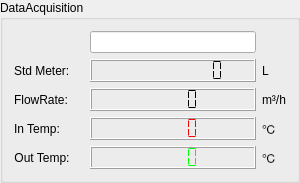
      <widget class="QGroupBox" name="groupBox_4">
       <property name="minimumSize">
        <size>
         <width>300</width>
         <height>0</height>
        </size>
       </property>
       <property name="title">
        <string>DataAcquisition</string>
       </property>
       <layout class="QGridLayout" name="gridLayout_2">
        <item row="1" column="0">
         <widget class="QLabel" name="label_9">
          <property name="sizePolicy">
           <sizepolicy hsizetype="Fixed" vsizetype="Preferred">
            <horstretch>0</horstretch>
            <verstretch>0</verstretch>
           </sizepolicy>
          </property>
          <property name="minimumSize">
           <size>
            <width>70</width>
            <height>20</height>
           </size>
          </property>
          <property name="text">
           <string>Std Meter:</string>
          </property>
         </widget>
        </item>
        <item row="1" column="1">
         <widget class="QLCDNumber" name="lcdAccumStdMeter">
          <property name="sizePolicy">
           <sizepolicy hsizetype="Preferred" vsizetype="Fixed">
            <horstretch>0</horstretch>
            <verstretch>0</verstretch>
           </sizepolicy>
          </property>
          <property name="minimumSize">
           <size>
            <width>80</width>
            <height>0</height>
           </size>
          </property>
          <property name="numDigits">
           <number>10</number>
          </property>
          <property name="segmentStyle">
           <enum>QLCDNumber::Flat</enum>
          </property>
         </widget>
        </item>
        <item row="1" column="2">
         <widget class="QLabel" name="label_11">
          <property name="sizePolicy">
           <sizepolicy hsizetype="Fixed" vsizetype="Preferred">
            <horstretch>0</horstretch>
            <verstretch>0</verstretch>
           </sizepolicy>
          </property>
          <property name="text">
           <string>L</string>
          </property>
         </widget>
        </item>
        <item row="2" column="0">
         <widget class="QLabel" name="label_3">
          <property name="sizePolicy">
           <sizepolicy hsizetype="Fixed" vsizetype="Preferred">
            <horstretch>0</horstretch>
            <verstretch>0</verstretch>
           </sizepolicy>
          </property>
          <property name="text">
           <string>FlowRate:</string>
          </property>
          <property name="alignment">
           <set>Qt::AlignCenter</set>
          </property>
         </widget>
        </item>
        <item row="2" column="1">
         <widget class="QLCDNumber" name="lcdFlowRate">
          <property name="sizePolicy">
           <sizepolicy hsizetype="Preferred" vsizetype="Fixed">
            <horstretch>0</horstretch>
            <verstretch>0</verstretch>
           </sizepolicy>
          </property>
          <property name="numDigits">
           <number>5</number>
          </property>
          <property name="segmentStyle">
           <enum>QLCDNumber::Flat</enum>
          </property>
         </widget>
        </item>
        <item row="2" column="2">
         <widget class="QLabel" name="label_6">
          <property name="sizePolicy">
           <sizepolicy hsizetype="Fixed" vsizetype="Preferred">
            <horstretch>0</horstretch>
            <verstretch>0</verstretch>
           </sizepolicy>
          </property>
          <property name="text">
           <string>m³/h</string>
          </property>
         </widget>
        </item>
        <item row="3" column="0">
         <widget class="QLabel" name="label_4">
          <property name="sizePolicy">
           <sizepolicy hsizetype="Fixed" vsizetype="Preferred">
            <horstretch>0</horstretch>
            <verstretch>0</verstretch>
           </sizepolicy>
          </property>
          <property name="text">
           <string>In Temp:</string>
          </property>
          <property name="alignment">
           <set>Qt::AlignCenter</set>
          </property>
         </widget>
        </item>
        <item row="3" column="1">
         <widget class="QLCDNumber" name="lcdInTemper">
          <property name="sizePolicy">
           <sizepolicy hsizetype="Preferred" vsizetype="Fixed">
            <horstretch>0</horstretch>
            <verstretch>0</verstretch>
           </sizepolicy>
          </property>
          <property name="palette">
           <palette>
            <active>
             <colorrole role="WindowText">
              <brush brushstyle="SolidPattern">
               <color alpha="255">
                <red>255</red>
                <green>0</green>
                <blue>0</blue>
               </color>
              </brush>
             </colorrole>
             <colorrole role="Button">
              <brush brushstyle="SolidPattern">
               <color alpha="255">
                <red>100</red>
                <green>10</green>
                <blue>0</blue>
               </color>
              </brush>
             </colorrole>
             <colorrole role="Base">
              <brush brushstyle="SolidPattern">
               <color alpha="255">
                <red>100</red>
                <green>10</green>
                <blue>0</blue>
               </color>
              </brush>
             </colorrole>
             <colorrole role="Window">
              <brush brushstyle="SolidPattern">
               <color alpha="255">
                <red>100</red>
                <green>10</green>
                <blue>0</blue>
               </color>
              </brush>
             </colorrole>
            </active>
            <inactive>
             <colorrole role="WindowText">
              <brush brushstyle="SolidPattern">
               <color alpha="255">
                <red>255</red>
                <green>0</green>
                <blue>0</blue>
               </color>
              </brush>
             </colorrole>
             <colorrole role="Button">
              <brush brushstyle="SolidPattern">
               <color alpha="255">
                <red>100</red>
                <green>10</green>
                <blue>0</blue>
               </color>
              </brush>
             </colorrole>
             <colorrole role="Base">
              <brush brushstyle="SolidPattern">
               <color alpha="255">
                <red>100</red>
                <green>10</green>
                <blue>0</blue>
               </color>
              </brush>
             </colorrole>
             <colorrole role="Window">
              <brush brushstyle="SolidPattern">
               <color alpha="255">
                <red>100</red>
                <green>10</green>
                <blue>0</blue>
               </color>
              </brush>
             </colorrole>
            </inactive>
            <disabled>
             <colorrole role="WindowText">
              <brush brushstyle="SolidPattern">
               <color alpha="255">
                <red>120</red>
                <green>120</green>
                <blue>120</blue>
               </color>
              </brush>
             </colorrole>
             <colorrole role="Button">
              <brush brushstyle="SolidPattern">
               <color alpha="255">
                <red>100</red>
                <green>10</green>
                <blue>0</blue>
               </color>
              </brush>
             </colorrole>
             <colorrole role="Base">
              <brush brushstyle="SolidPattern">
               <color alpha="255">
                <red>100</red>
                <green>10</green>
                <blue>0</blue>
               </color>
              </brush>
             </colorrole>
             <colorrole role="Window">
              <brush brushstyle="SolidPattern">
               <color alpha="255">
                <red>100</red>
                <green>10</green>
                <blue>0</blue>
               </color>
              </brush>
             </colorrole>
            </disabled>
           </palette>
          </property>
          <property name="numDigits">
           <number>5</number>
          </property>
          <property name="segmentStyle">
           <enum>QLCDNumber::Flat</enum>
          </property>
         </widget>
        </item>
        <item row="3" column="2">
         <widget class="QLabel" name="label_7">
          <property name="sizePolicy">
           <sizepolicy hsizetype="Fixed" vsizetype="Preferred">
            <horstretch>0</horstretch>
            <verstretch>0</verstretch>
           </sizepolicy>
          </property>
          <property name="text">
           <string>℃</string>
          </property>
         </widget>
        </item>
        <item row="4" column="0">
         <widget class="QLabel" name="label_5">
          <property name="sizePolicy">
           <sizepolicy hsizetype="Fixed" vsizetype="Preferred">
            <horstretch>0</horstretch>
            <verstretch>0</verstretch>
           </sizepolicy>
          </property>
          <property name="text">
           <string>Out Temp:</string>
          </property>
          <property name="alignment">
           <set>Qt::AlignCenter</set>
          </property>
         </widget>
        </item>
        <item row="4" column="1">
         <widget class="QLCDNumber" name="lcdOutTemper">
          <property name="sizePolicy">
           <sizepolicy hsizetype="Preferred" vsizetype="Fixed">
            <horstretch>0</horstretch>
            <verstretch>0</verstretch>
           </sizepolicy>
          </property>
          <property name="palette">
           <palette>
            <active>
             <colorrole role="WindowText">
              <brush brushstyle="SolidPattern">
               <color alpha="255">
                <red>0</red>
                <green>255</green>
                <blue>0</blue>
               </color>
              </brush>
             </colorrole>
             <colorrole role="Button">
              <brush brushstyle="SolidPattern">
               <color alpha="255">
                <red>100</red>
                <green>10</green>
                <blue>0</blue>
               </color>
              </brush>
             </colorrole>
             <colorrole role="Base">
              <brush brushstyle="SolidPattern">
               <color alpha="255">
                <red>100</red>
                <green>10</green>
                <blue>0</blue>
               </color>
              </brush>
             </colorrole>
             <colorrole role="Window">
              <brush brushstyle="SolidPattern">
               <color alpha="255">
                <red>100</red>
                <green>10</green>
                <blue>0</blue>
               </color>
              </brush>
             </colorrole>
            </active>
            <inactive>
             <colorrole role="WindowText">
              <brush brushstyle="SolidPattern">
               <color alpha="255">
                <red>0</red>
                <green>255</green>
                <blue>0</blue>
               </color>
              </brush>
             </colorrole>
             <colorrole role="Button">
              <brush brushstyle="SolidPattern">
               <color alpha="255">
                <red>100</red>
                <green>10</green>
                <blue>0</blue>
               </color>
              </brush>
             </colorrole>
             <colorrole role="Base">
              <brush brushstyle="SolidPattern">
               <color alpha="255">
                <red>100</red>
                <green>10</green>
                <blue>0</blue>
               </color>
              </brush>
             </colorrole>
             <colorrole role="Window">
              <brush brushstyle="SolidPattern">
               <color alpha="255">
                <red>100</red>
                <green>10</green>
                <blue>0</blue>
               </color>
              </brush>
             </colorrole>
            </inactive>
            <disabled>
             <colorrole role="WindowText">
              <brush brushstyle="SolidPattern">
               <color alpha="255">
                <red>120</red>
                <green>120</green>
                <blue>120</blue>
               </color>
              </brush>
             </colorrole>
             <colorrole role="Button">
              <brush brushstyle="SolidPattern">
               <color alpha="255">
                <red>100</red>
                <green>10</green>
                <blue>0</blue>
               </color>
              </brush>
             </colorrole>
             <colorrole role="Base">
              <brush brushstyle="SolidPattern">
               <color alpha="255">
                <red>100</red>
                <green>10</green>
                <blue>0</blue>
               </color>
              </brush>
             </colorrole>
             <colorrole role="Window">
              <brush brushstyle="SolidPattern">
               <color alpha="255">
                <red>100</red>
                <green>10</green>
                <blue>0</blue>
               </color>
              </brush>
             </colorrole>
            </disabled>
           </palette>
          </property>
          <property name="smallDecimalPoint">
           <bool>false</bool>
          </property>
          <property name="segmentStyle">
           <enum>QLCDNumber::Flat</enum>
          </property>
         </widget>
        </item>
        <item row="4" column="2">
         <widget class="QLabel" name="label_8">
          <property name="sizePolicy">
           <sizepolicy hsizetype="Fixed" vsizetype="Preferred">
            <horstretch>0</horstretch>
            <verstretch>0</verstretch>
           </sizepolicy>
          </property>
          <property name="text">
           <string>℃</string>
          </property>
         </widget>
        </item>
        <item row="0" column="1">
         <widget class="QLineEdit" name="lineEditStdMeter"/>
        </item>
       </layout>
      </widget>
